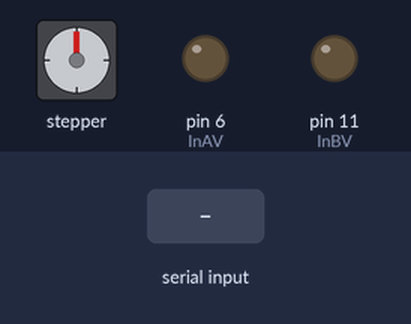
Simulated run of this sketch. Board: Arduino Uno, built with avr-gcc and run on an emulated ATmega328P. Shown: stepper motor, output pins drawn as LEDs (lit = HIGH). Wiring (inferred from the names in the program): stepper motor (2048 steps per turn assumed): coils pin 2, pin 3, pin 4, pin 5. Inputs (shaded band) come from the test bench. Pins used as bus, display or sensor lines are not drawn; what the sketch prints to the serial monitor is not drawn.

Above: at 1.2 s.
1.3 s: "a" received over Serial
At 2.1 s:
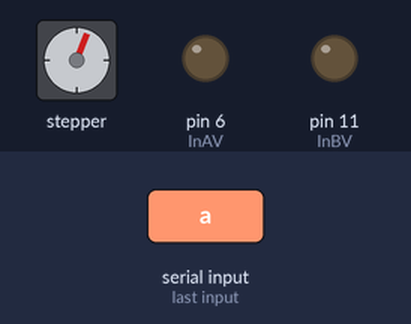
3.1 s: "a" received over the second serial link
At 4.6 s:
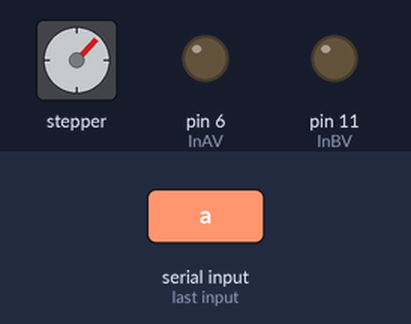
4.9 s: "a" received over Serial
At 6.1 s:
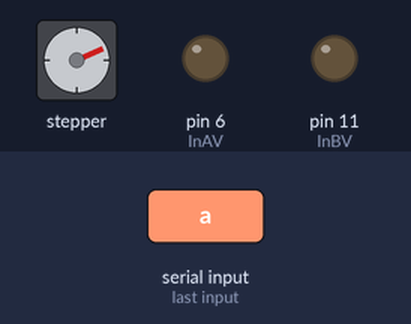
6.7 s: "a" received over the second serial link
At 7.4 s:
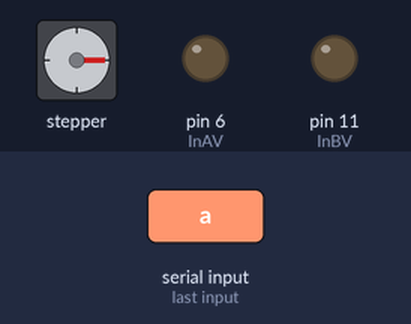
8.5 s: "w" received over Serial
10.0 s: "d" received over the second serial link
At 11.1 s:
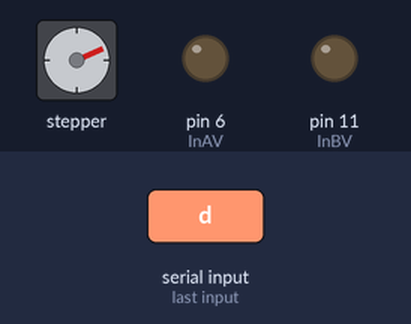
Timing chart, 0 to 12.8 s (numbered marks = the images above; inputs shaded):
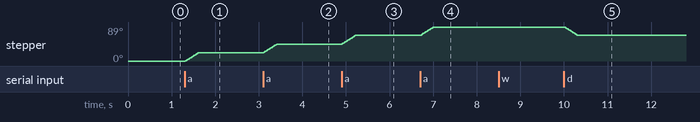

The sketch:

RCcar_software_alpha.ino
```cpp
#include <SoftwareSerial.h>

//모터A in & 속도
int InA1 = 7;
int InA2 = 8;
int InAV = 6;

//모터B in & 속도
int InB1 = 9;
int InB2 = 10;
int InBV = 11;

//Stepmotor
//declare variables for the motor pins
int motorPin1 = 2;    // Blue   - 28BYJ48 pin 1
int motorPin2 = 3;    // Pink   - 28BYJ48 pin 2
int motorPin3 = 4;    // Yellow - 28BYJ48 pin 3
int motorPin4 = 5;    // Orange - 28BYJ48 pin 4
                      // Red    - 28BYJ48 pin 5 (VCC)

int motorSpeed = 1200;  //variable to set stepper speed, 숫자가 커지면 속도가 줄어든다.(microDlay사용)
int stepCount = 0;          // count of steps made, 몇 번 도는지 센다.
int countsperrev = 32; // number of steps per full revolution, 512가 1바퀴이다.
int lookup[9] = {B01000, B01100, B00100, B00110, B00010, B00011, B00001, B01001, B00000}; // 8step을 하나로 묶어놓았다. 마지막은 전류를 흐르지 않게 초기화

//bluetooth
int blueTx = 12;
int blueRx = 13;
SoftwareSerial bluetoothSerial(blueTx, blueRx);

//arduino_UART
int arduinoTX = 14;
int arduinoRX = 15;
SoftwareSerial arduinoSerial(arduinoTX, arduinoRX);

int carSpeed;
char user_input;

void setup() {
  //declare the motor pins as outputs
  int carSpeed = 128;
  pinMode(motorPin1, OUTPUT);
  pinMode(motorPin2, OUTPUT);
  pinMode(motorPin3, OUTPUT);
  pinMode(motorPin4, OUTPUT);
  Serial.begin(9600);
  bluetoothSerial.begin(9600);
  arduinoSerial.begin(9600);
}

void loop() {
  user_input = "";
  stepCount=0;
  if (Serial.available())
  {
    user_input=Serial.read();
  }
  if (bluetoothSerial.available())
  {
    user_input = (char)bluetoothSerial.read();
  }
  if (arduinoSerial.available())
  {
	  user_input = (char)arduinoSerial.read();
  }
  if (user_input=='w')
  {
    testPrint();
    bothMotorStart();
  }
  if (user_input=='s')
  {
    testPrint();
    bothMotorReverse();
  }
  if (user_input=='a')
  {
    testPrint();
    while(stepCount < countsperrev)
    {
      clockwise();
      stepCount++;
    }
  }
  if (user_input=='d')
  {
    testPrint();
    while(stepCount < countsperrev)
    {
      anticlockwise();
      stepCount++;
    }
  }
  if (user_input=='i')
  {
    testPrint();
    stopAllMotor();
  }
  if (user_input == 'o')
  {
	  speed_change();
  }
}
void testPrint()
{
  Serial.write(user_input);
  bluetoothSerial.write(user_input);
}
void bothMotorStart()
{
    digitalWrite(InA1,HIGH);
    digitalWrite(InA2,LOW);
    digitalWrite(InB1,HIGH);
    digitalWrite(InB2,LOW);
    analogWrite(InAV, carSpeed);
    analogWrite(InBV, carSpeed);
}

//모터A, B 역회전
void bothMotorReverse()
{
    digitalWrite(InA1,LOW);
    digitalWrite(InA2,HIGH);
    digitalWrite(InB1,LOW);
    digitalWrite(InB2,HIGH);
}

//모터A,B Stop
void stopAllMotor()
{
    digitalWrite(InA1,LOW);
    digitalWrite(InA2,LOW);
    digitalWrite(InB1,LOW);
    digitalWrite(InB2,LOW);
    analogWrite(InAV, carSpeed);
    analogWrite(InBV, carSpeed);
}

//모터A 역회전, 모터B 정회전
void turnLeft()
{
    digitalWrite(InA1,LOW);
    digitalWrite(InA2,HIGH);
    digitalWrite(InB1,HIGH);
    digitalWrite(InB2,LOW);
    analogWrite(InAV, carSpeed);
    analogWrite(InBV, carSpeed);
}

//모터A 정회전, 모터B 역회전
void turnRight()
{
    digitalWrite(InA1,HIGH);
    digitalWrite(InA2,LOW);
    digitalWrite(InB1,LOW);
    digitalWrite(InB2,HIGH);
    analogWrite(InAV, carSpeed);
    analogWrite(InBV, carSpeed);
}

//모터A 정회전, 모터B Stop
void motorA_Rotation()
{
    digitalWrite(InA1,HIGH);
    digitalWrite(InA2,LOW);
    digitalWrite(InB1,LOW);
    digitalWrite(InB2,LOW);
    analogWrite(InAV, carSpeed);
    analogWrite(InBV, carSpeed);
}

//모터A Stop, 모터B 정회전
void motorB_Rotation()
{
    digitalWrite(InA1,LOW);
    digitalWrite(InA2,LOW);
    digitalWrite(InB1,HIGH);
    digitalWrite(InB2,LOW);
    analogWrite(InAV, carSpeed);
    analogWrite(InBV, carSpeed);
}

//모터A 역회전, 모터B Stop
void motorA_Reverse()
{
    digitalWrite(InA1,LOW);
    digitalWrite(InA2,HIGH);
    digitalWrite(InB1,LOW);
    digitalWrite(InB2,LOW);
}

//모터A Stop, 모터B 역회전
void motorB_Reverse()
{
    digitalWrite(InA1,LOW);
    digitalWrite(InA2,LOW);
    digitalWrite(InB1,LOW);
    digitalWrite(InB2,HIGH);
    analogWrite(InAV, carSpeed);
    analogWrite(InBV, carSpeed);
}
void anticlockwise()
{
  for(int i = 0; i < 8; i++)
  {
    setOutput(i);
    delayMicroseconds(motorSpeed);
  }
  setOutput(8);
}

void clockwise()
{
  for(int i = 7; i >= 0; i--)
  {
    setOutput(i);
    delayMicroseconds(motorSpeed);
  }
  setOutput(8);
}

void setOutput(int out)
{
  digitalWrite(motorPin1, bitRead(lookup[out], 0));
  digitalWrite(motorPin2, bitRead(lookup[out], 1));
  digitalWrite(motorPin3, bitRead(lookup[out], 2));
  digitalWrite(motorPin4, bitRead(lookup[out], 3));
}

void speed_change() {
	if (carSpeed == 255) {
		carSpeed = 63;
	}
	else if (carSpeed < 64) {
		carSpeed = 127;
	}
	else
	{
		carSpeed = 255;
	}

}
```

Measured:
- after the input at 1.3 s, stepper: turns 22° clockwise in 0.30 s, starting at once
- after the input at 3.1 s, stepper: turns 22° clockwise in 0.30 s, starting at once
- after the input at 4.9 s, stepper: turns 23° clockwise in 0.30 s, starting at once
- after the input at 6.7 s, stepper: turns 22° clockwise in 0.30 s, starting at once
- after the input at 10.0 s, stepper: turns 22° counter-clockwise in 0.30 s, starting at once
